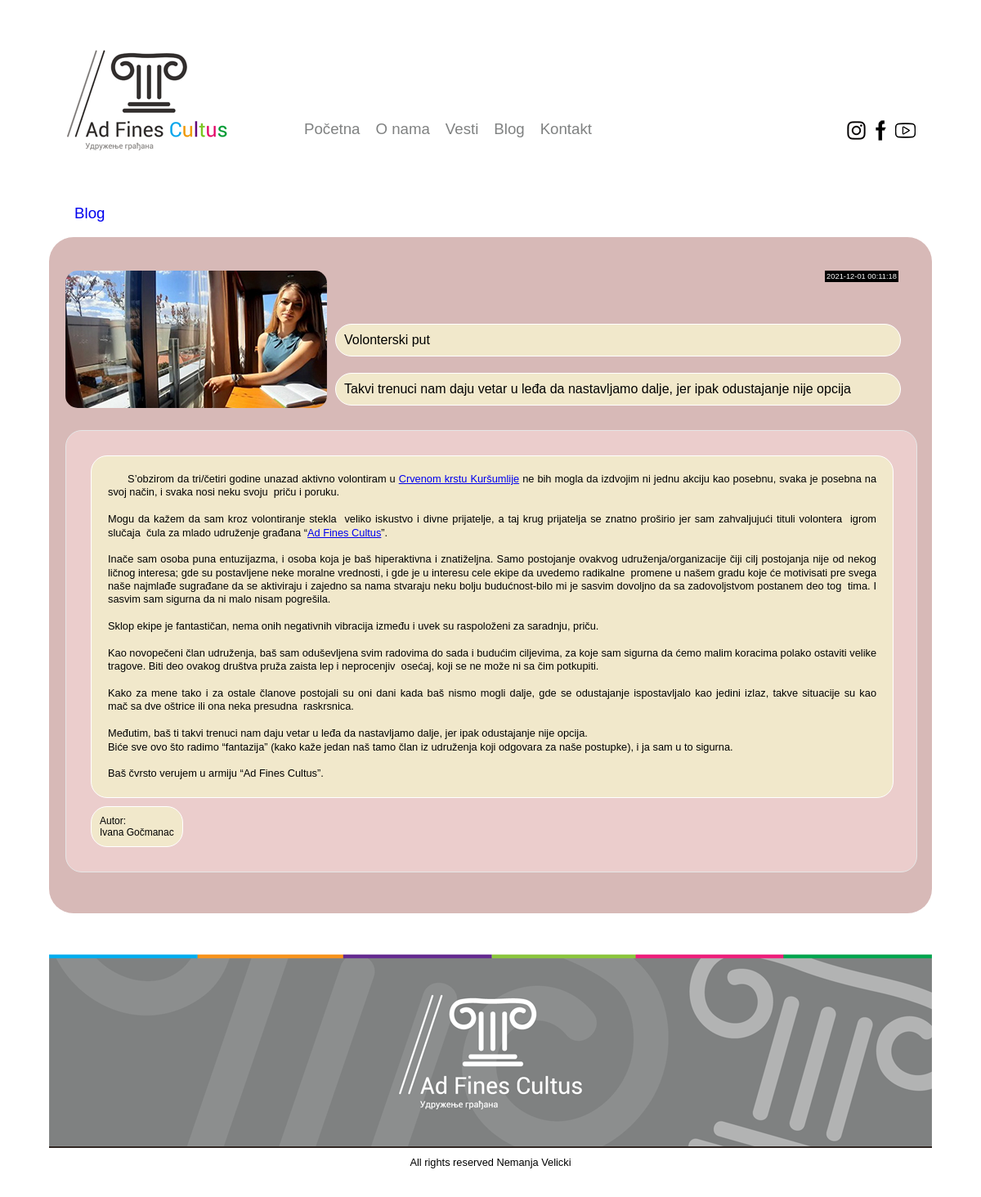
Page /blogMore.php?more=17 on the committed database.
### tables this page shows
CREATE TABLE `blog` (
  `id` int(8) NOT NULL,
  `naslov` varchar(100) NOT NULL,
  `kratakt` varchar(150) NOT NULL,
  `tekst` text NOT NULL,
  `imeslike` varchar(70) NOT NULL,
  `autor` varchar(50) NOT NULL,
  `datum` timestamp NOT NULL DEFAULT current_timestamp()
);

### blogMore.php (the view, shortened to what this page needs)
<!DOCTYPE html>
<html>
    <head>
        <link rel="stylesheet" type="text/css" href="Styles/Stylesheet.css?<?php echo time(); ?>" />
    </head>
    <body>
        <div id="sajt">
            <div id="baner">
                <div id="logo">
                    <?php
                        include 'banner.php';
                    ?>
                </div>
                    <div id="sidebar">
                        <?php
                            include 'sidebar.php';
                        ?>
                    </div>
            </div>
            <div id="vesti">
                <a href="blog.php"><div class="novosti">
                    &nbsp &nbsp &nbsp Blog
                    </div></a>
                <div id="sblogb">
                    <?php
                    if (isset($_GET['more']))
                    {
                        $id = $_GET['more'];
                        include 'conectdb.php';
                        $res = mysqli_query($con, "SELECT * FROM blog WHERE id='$id'");
                        $row = mysqli_fetch_array($res);
                                echo""
                                    ."<div class='blogmb'>"
                                        ."<img  src='Images/blog/$row[imeslike]?id=$row[id]'/>"
                                    ."</div>"
                                        ."<div class='datumv'>$row[datum]</div>"
                                        ."<div class='naslovb'>$row[naslov]</div><br><div class='naslovb'>$row[kratakt]</div>"
                                        ."<div class='vestb'>"
                                        ."<div class='tekstb'>$row[tekst]</div>"
                                        . "<div class='autorb'>Autor:<br>$row[autor]</div>"
                                        ."</div>"
                                    ."";
                    }
                    ?>
                    <div class="novosti"></div>
                </div>
            </div>
             <div class="novosti">
            </div>
            <?php
                include 'sivifuter.php';
            ?>
            <footer>
                <?php
                    include 'footer.php';
                ?>
            </footer>
        </div>
    </body>
</html>

### Styles/Stylesheet.css (style rules this page uses)
* { margin: 0px; padding: 0px; }
body { //background-image: url(../Images/Pozadina.jpg); background-repeat: no-repeat; background-position: top center; font-family: altera, lucida grande ,tahoma,verdana,arial,sans-serif, franklin gothic medium; background-color: white; }
body p { font-size: 0.8em; line-height: 1.28; }
#sajt { //background-image: url(../Images/Pozadina2.jpg); background-repeat: no-repeat; background-attachment: fixed; background-position: top center; width: 1080px; background-color: white; margin: 0 auto; //padding: 5px; border: 0px solid #e6e6e6; //overflow: hidden; //margin-top: 0px; //text-shadow: 0.1em 0.1em #333; }
#logo { float: left; height: 220px; width: 220px; margin-top: 20px; margin-left: 20px; padding: 0px; border: 0px solid #e6e6e6; }
#sidebar { float: right; //height: 170px; width: 755px; margin-top: 147px; margin-right: 15px; padding: 0px; border: 0px solid #e6e6e6; text-align: center; color: black; }
#sblogb { border-radius: 30px; background-color: #d7b9b7; float: left; //height: 350px; width: 1080px; border: 0px solid #ebcecb; position: relative; overflow: hidden; }
footer { clear: both; width: auto; height: 40px; padding: 10px; border-top: 2px solid #2e2521; text-align: center; color: black; //text-shadow: 0.1em 0.1em #333; }
.novosti { float: left; height: 40px; width: 1080px; //border-radius: 10px; font: estrangelo edessa; font-size: 14pt; //margin-left: 20px; margin-top: 10px; border: 0px solid #e6e6e6; position: relative; overflow: hidden; }
.vestb { float: left; padding: 20px; margin-top: 20px; margin-left: 20px; //height: 310px; width: 1000px; border-radius: 20px; border: 1.5px solid #e6e6e6; background-color: #ebcdcc; position: relative; overflow: hidden; }
.datumv { float: right; margin: 41px; padding: 2px; //margin-right: 10px; //height: 310px; width: auto; font-size: 7pt; //border-radius: 20px; background-color: black; color: white; position: relative; overflow: hidden; }
.tekstb { float: left; padding: 20px; margin: 10px; //height: 310px; width: 940px; border-radius: 20px; border: 1.5px solid #ffffff; background-color: #f1e8cb; position: relative; overflow: hidden; }
.autorb { float: left; padding: 10px; margin-bottom: 10px; margin-left: 10px; //height: 310px; width: auto; border-radius: 20px; border: 1.5px solid #ffffff; background-color: #f1e8cb; font-size: 9pt; position: relative; overflow: hidden; }
.blogmb { float: left; margin-top: 41px; margin-left: 20px; height: 168px; width: 320px; border-radius: 15px; background-color: #ebcecb; position: relative; overflow: hidden; }
.naslovb { float: left; padding: 10px; margin: 10px; //height: 310px; width: 670px; border-radius: 20px; border: 1.5px solid #ffffff; background-color: #f1e8cb; position: relative; overflow: hidden; }

### rows in the picture
blog: imeslike (picture), datum "2021-12-01 00:11:18", naslov "Volonterski put", kratakt "Takvi trenuci nam daju vetar u leđa da nastavljamo dalje, jer ipak odustajanje nije opcija", tekst "S’obzirom da tri/četiri godine unazad aktivno volontiram u Crvenom krstu Kuršumlije ne bih mogla da izdvojim ni jednu akciju kao posebnu, svaka je posebna na svoj način, i svaka nosi neku svoju priču i poruku. Mogu da kažem da sam kroz volontiranje stekla veliko iskustvo i divne prijatelje, a taj krug prijatelja se znatno proširio jer sam zahvaljujući tituli volontera igrom slučaja čula za mlado udruženje građana “ Ad Fines Cultus ”. Inače sam osoba puna entuzijazma, i osoba koja je baš hiperaktivna i znatiželjna. Samo postojanje ovakvog udruženja/organizacije čiji cilj postojanja nije od nekog ličnog interesa; gde su postavljene neke moralne vrednosti, i gde je u interesu cele ekipe da…", autor "Ivana Gočmanac"
